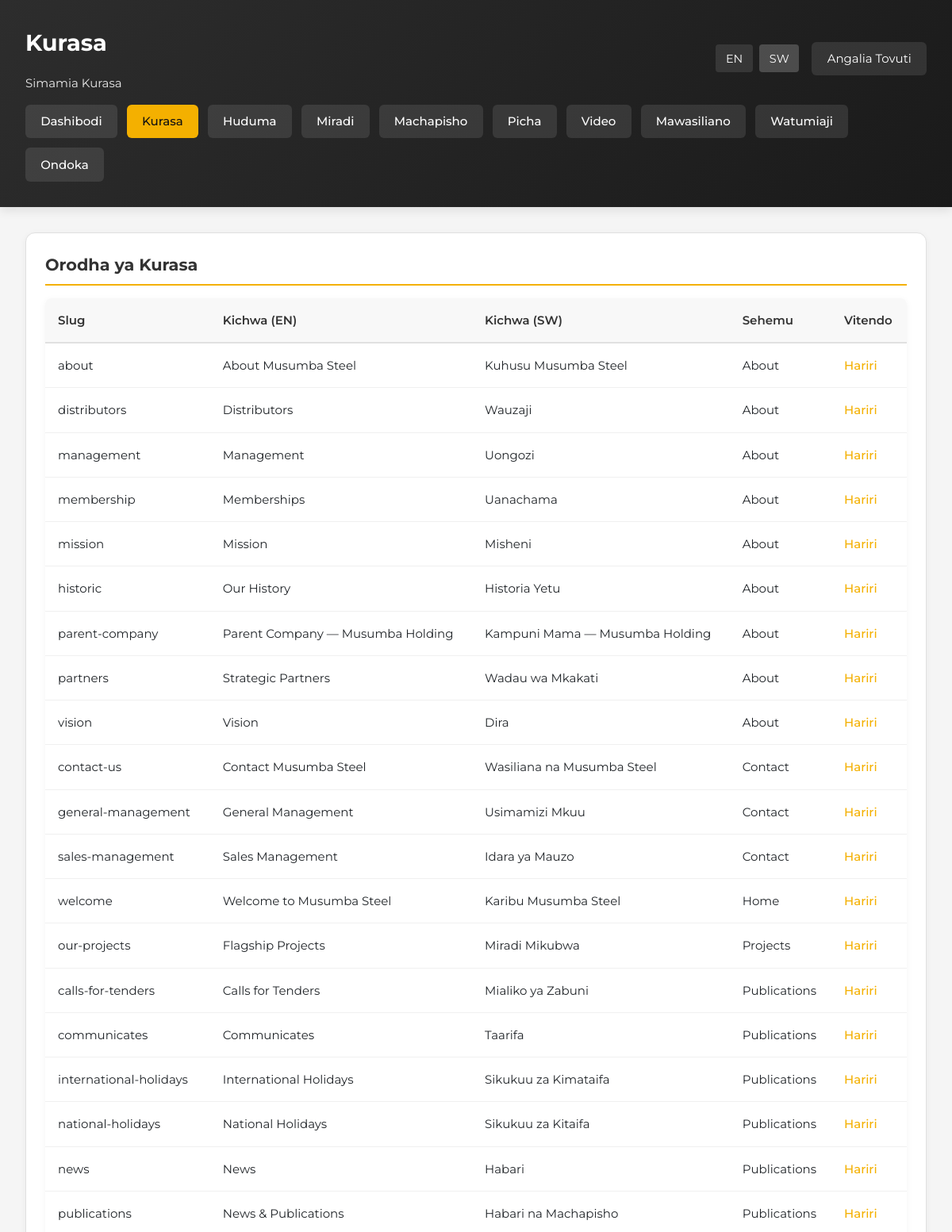
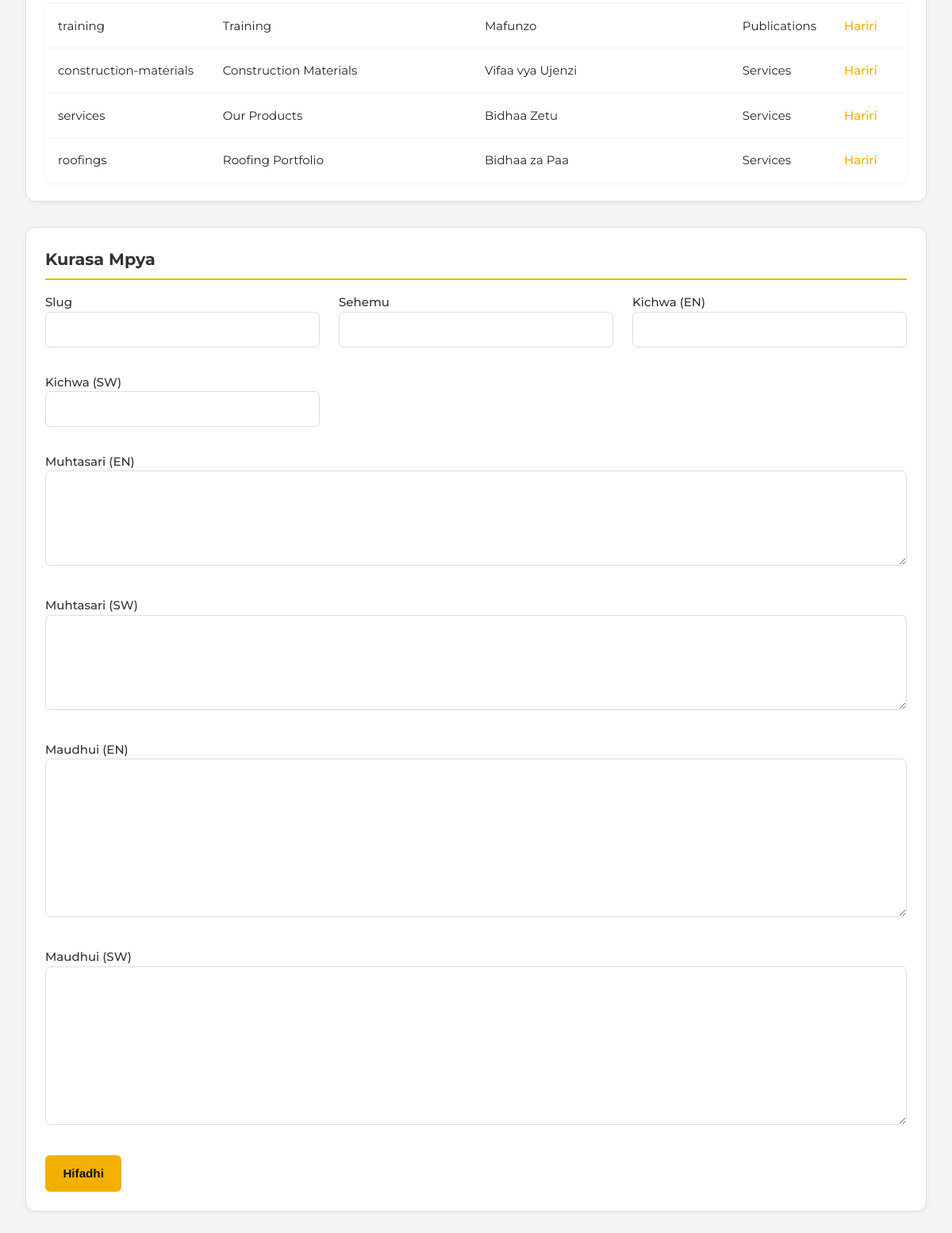
/admin/pages.php?lang=sw (signed in), run on the app's committed database (2 pictures, top to bottom).
### tables this page shows
CREATE TABLE IF NOT EXISTS pages (
    id INT AUTO_INCREMENT PRIMARY KEY,
    slug VARCHAR(120) NOT NULL UNIQUE,
    section VARCHAR(120) NOT NULL,
    title_en VARCHAR(255) NOT NULL,
    title_sw VARCHAR(255) NOT NULL,
    summary_en TEXT,
    summary_sw TEXT,
    content_en LONGTEXT,
    content_sw LONGTEXT,
    created_at TIMESTAMP DEFAULT CURRENT_TIMESTAMP,
    updated_at TIMESTAMP DEFAULT CURRENT_TIMESTAMP ON UPDATE CURRENT_TIMESTAMP
);

### includes/helpers.php (called while the page is built, shortened)
<?php
require_once __DIR__ . '/../config/config.php';
function currentLang(): string
{
    return $_SESSION['lang'] ?? 'en';
}
function t(string $key): string
{
    static $dictionary;
    if ($dictionary === null) {
        $dictionary = include __DIR__ . '/translations.php';
    }
    $lang = currentLang();
    return $dictionary[$key][$lang] ?? $key;
}

### config/config.php (called while the page is built, shortened)
<?php
function db(): mysqli
{
    static $connection;
    if ($connection instanceof mysqli) {
        return $connection;
    }
    $connection = new mysqli(DB_HOST, DB_USER, DB_PASS, DB_NAME);
    $connection->set_charset('utf8mb4');
    return $connection;
}
function query(string $sql, array $params = [])
{
    $connection = db();
    if (!$params) {
        return $connection->query($sql);
    }
    $stmt = $connection->prepare($sql);
    $types = '';
    $values = [];
    $stmt->bind_param($types, ...$values);
    $stmt->execute();
    return $stmt->get_result();
}

### admin/pages.php (the view, shortened to what this page needs)
<?php
require_once __DIR__ . '/../includes/helpers.php';
$lang = currentLang();
$pagesResult = query('SELECT * FROM pages ORDER BY section, title_en');
$pagesList = [];
if ($pagesResult) {
    while ($row = $pagesResult->fetch_assoc()) {
        $pagesList[] = $row;
    }
}
$editing = null;
?>
<!DOCTYPE html>
<html lang="<?= $lang === 'sw' ? 'sw' : 'en'; ?>">
<head>
    <link rel="stylesheet" href="../assets/css/style.css">
</head>
<body>
    <div class="admin-header">
        <div class="user-info">
            <div>
                <h1><?= t('admin.pages'); ?></h1>
                <p style="margin: 0; opacity: 0.9;"><?= t('admin.manage_pages'); ?></p>
            </div>
            <div style="display: flex; gap: 1rem; align-items: center;">
                <div class="language-switch" style="display: flex; gap: 0.5rem;">
                    <a class="<?= $lang === 'en' ? 'active' : ''; ?>" href="?lang=en<?= isset($_GET['edit']) ? '&edit=' . urlencode($_GET['edit']) : ''; ?>" style="color: white; text-decoration: none; padding: 0.4rem 0.8rem; background: <?= $lang === 'en' ? 'rgba(255,255,255,0.2)' : 'rgba(255,255,255,0.1)'; ?>; border-radius: 4px; font-size: 0.9rem;">EN</a>
                    <a class="<?= $lang === 'sw' ? 'active' : ''; ?>" href="?lang=sw<?= isset($_GET['edit']) ? '&edit=' . urlencode($_GET['edit']) : ''; ?>" style="color: white; text-decoration: none; padding: 0.4rem 0.8rem; background: <?= $lang === 'sw' ? 'rgba(255,255,255,0.2)' : 'rgba(255,255,255,0.1)'; ?>; border-radius: 4px; font-size: 0.9rem;">SW</a>
                </div>
                <a href="../index.php?lang=<?= $lang; ?>" style="color: white; text-decoration: none; padding: 0.6rem 1.2rem; background: rgba(255,255,255,0.1); border-radius: 6px;"><?= t('admin.view_site'); ?></a>
            </div>
        </div>
        <nav class="admin-nav">
            <a href="dashboard.php?lang=<?= $lang; ?>"><?= t('admin.dashboard'); ?></a>
            <a href="pages.php?lang=<?= $lang; ?>" style="background: var(--primary); color: #111;"><?= t('admin.pages'); ?></a>
            <a href="services.php?lang=<?= $lang; ?>"><?= t('admin.services'); ?></a>
            <a href="projects.php?lang=<?= $lang; ?>"><?= t('admin.projects'); ?></a>
            <a href="publications.php?lang=<?= $lang; ?>"><?= t('admin.publications'); ?></a>
            <a href="pictures.php?lang=<?= $lang; ?>"><?= t('admin.pictures'); ?></a>
            <a href="videos.php?lang=<?= $lang; ?>"><?= t('admin.videos'); ?></a>
            <a href="contacts.php?lang=<?= $lang; ?>"><?= t('admin.contacts'); ?></a>
            <a href="users.php?lang=<?= $lang; ?>"><?= t('admin.users'); ?></a>
            <a href="logout.php"><?= t('admin.logout'); ?></a>
        </nav>
    </div>
    <div class="admin-layout">
        <section class="dashboard-section">
            <h2><?= t('admin.pages_list'); ?></h2>
        <table>
            <thead>
                <tr>
                    <th><?= t('admin.slug'); ?></th>
                        <th><?= t('admin.title_en'); ?></th>
                        <th><?= t('admin.title_sw'); ?></th>
                    <th><?= t('admin.section'); ?></th>
                        <th><?= t('admin.actions'); ?></th>
                </tr>
            </thead>
            <tbody>
                    <?php if (empty($pagesList)): ?>
                        <tr>
                            <td colspan="5" style="text-align: center; color: #999; padding: 2rem;">
                                <?= t('admin.no_pages'); ?>
                            </td>
                        </tr>
                    <?php else: ?>
                        <?php foreach ($pagesList as $row): ?>
                    <tr>
                        <td><?= htmlspecialchars($row['slug']); ?></td>
                        <td><?= htmlspecialchars($row['title_en']); ?></td>
                        <td><?= htmlspecialchars($row['title_sw']); ?></td>
                                <td><?= htmlspecialchars(ucfirst($row['section'])); ?></td>
                                <td><a href="?lang=<?= $lang; ?>&edit=<?= urlencode($row['slug']); ?>"><?= t('admin.edit'); ?></a></td>
                    </tr>
                        <?php endforeach; ?>
                    <?php endif; ?>
            </tbody>
        </table>
        </section>
        <section class="dashboard-section">
            <h2><?= $editing ? t('admin.edit_page') : t('admin.new_page'); ?></h2>
        <form method="post">
                <div class="form-grid">
            <label>
                <?= t('admin.slug'); ?>
                        <input type="text" name="slug" value="<?= htmlspecialchars($editing['slug'] ?? ''); ?>" <?= $editing ? 'readonly' : ''; ?> required>
            </label>
            <label>
                <?= t('admin.section'); ?>
                        <input type="text" name="section" value="<?= htmlspecialchars($editing['section'] ?? ''); ?>" required>
            </label>
            <label>
                        <?= t('admin.title_en'); ?>
                        <input type="text" name="title_en" value="<?= htmlspecialchars($editing['title_en'] ?? ''); ?>" required>
            </label>
            <label>
                        <?= t('admin.title_sw'); ?>
                        <input type="text" name="title_sw" value="<?= htmlspecialchars($editing['title_sw'] ?? ''); ?>" required>
            </label>
                    <label class="form-full-width">
                        <?= t('admin.summary_en'); ?>
                <textarea name="summary_en"><?= htmlspecialchars($editing['summary_en'] ?? ''); ?></textarea>
            </label>
                    <label class="form-full-width">
                        <?= t('admin.summary_sw'); ?>
                <textarea name="summary_sw"><?= htmlspecialchars($editing['summary_sw'] ?? ''); ?></textarea>
            </label>
                    <label class="form-full-width">
                        <?= t('admin.content_en'); ?>
                        <textarea name="content_en" style="min-height: 200px;"><?= htmlspecialchars($editing['content_en'] ?? ''); ?></textarea>
            </label>
                    <label class="form-full-width">
                        <?= t('admin.content_sw'); ?>
                        <textarea name="content_sw" style="min-height: 200px;"><?= htmlspecialchars($editing['content_sw'] ?? ''); ?></textarea>
            </label>
                </div>
                <button class="btn primary" type="submit"><?= t('admin.save'); ?></button>
        </form>
        </section>
    </div>
</body>
</html>

### assets/css/style.css (style rules this page uses)
:root { --brand-dark: #1a1a1a; --brand-steel: #2d2d2d; --brand-gold: #f4b000; --brand-gold-dark: #c98900; --brand-gold-bright: #ffc933; --brand-gray: #f2f2f2; --ink: #212529; --muted: #5c6770; --line: #dde2e8; --white: #ffffff; --max-width: 1200px; --steel: var(--brand-dark); --gold: var(--brand-gold); --gold-bright: var(--brand-gold-bright); --gold-dark: var(--brand-gold-dark); --primary: var(--brand-gold); --primary-dark: var(--brand-gold-dark); --paper: #fff; --alaf-navy: var(--brand-dark); --alaf-blue: var(--brand-gold); --alaf-blue-mid: var(--brand-gold-dark); --alaf-gray: var(--brand-gray); }
* { box-sizing: border-box; margin: 0; padding: 0; }
html, body { overflow-x: hidden; }
body { font-family: 'Titillium Web', Arial, Helvetica, sans-serif; color: var(--ink); background: #fff; line-height: 1.55; font-size: 15px; }
a { color: inherit; }
.btn { display: inline-flex; align-items: center; justify-content: center; text-decoration: none; font-weight: 700; padding: .75rem 1.2rem; border: 2px solid transparent; }
.btn.primary { background: var(--brand-gold); color: #111; }

### admin/pages.php (style rules this page uses)
body { background: #f5f5f5; font-family: 'Montserrat', sans-serif; }
.admin-header { background: linear-gradient(135deg, #2d2d2d 0%, #1a1a1a 100%); color: white; padding: 2rem; margin-bottom: 2rem; box-shadow: 0 4px 12px rgba(0, 0, 0, 0.1); }
.admin-header h1 { margin: 0 0 1rem 0; font-size: 1.8rem; }
.admin-header .user-info { display: flex; justify-content: space-between; align-items: center; flex-wrap: wrap; gap: 1rem; }
.admin-nav { display: flex; flex-wrap: wrap; gap: 0.75rem; margin-top: 1rem; }
.admin-nav a { padding: 0.6rem 1.2rem; background: rgba(255, 255, 255, 0.1); color: white; text-decoration: none; border-radius: 6px; font-weight: 500; transition: background 0.2s ease; }
.admin-layout { max-width: 1400px; margin: 0 auto; padding: 0 2rem 2rem; }
.dashboard-section { background: white; border-radius: 12px; padding: 1.5rem; border: 1px solid #e0e0e0; box-shadow: 0 2px 8px rgba(0, 0, 0, 0.05); margin-bottom: 2rem; }
.dashboard-section h2 { margin: 0 0 1rem 0; color: #333; font-size: 1.3rem; border-bottom: 2px solid var(--primary); padding-bottom: 0.5rem; }
table { width: 100%; border-collapse: collapse; background: white; border-radius: 8px; overflow: hidden; box-shadow: 0 2px 8px rgba(0, 0, 0, 0.05); }
table thead { background: #f8f8f8; }
table th { padding: 1rem; text-align: left; font-weight: 600; color: #333; border-bottom: 2px solid #e0e0e0; }
table td { padding: 1rem; border-bottom: 1px solid #f0f0f0; }
table tbody tr:last-child td { border-bottom: none; }
table a { color: var(--primary); text-decoration: none; font-weight: 500; }
.form-grid { display: grid; grid-template-columns: repeat(auto-fit, minmax(300px, 1fr)); gap: 1.5rem; margin-bottom: 1.5rem; }
.form-full-width { grid-column: 1 / -1; }
label { display: block; margin-bottom: 0.5rem; font-weight: 500; color: #333; }
input[type="text"], textarea { width: 100%; padding: 0.75rem; border: 1px solid #ddd; border-radius: 6px; font-size: 0.95rem; font-family: inherit; transition: border-color 0.2s ease; }
textarea { min-height: 120px; resize: vertical; }
.btn { padding: 0.9rem 1.4rem; border-radius: 6px; text-decoration: none; font-weight: 600; border: none; cursor: pointer; font-size: 0.95rem; transition: background 0.2s ease; }
.btn.primary { background: var(--primary); color: #111; }

### data on the page
pages: slug "about", title_en "About Musumba Steel", title_sw "Kuhusu Musumba Steel", section "About"
pages: slug "distributors", title_en "Distributors", title_sw "Wauzaji", section "About"
pages: slug "management", title_en "Management", title_sw "Uongozi", section "About"
pages: slug "membership", title_en "Memberships", title_sw "Uanachama", section "About"
pages: slug "mission", title_en "Mission", title_sw "Misheni", section "About"
pages: slug "historic", title_en "Our History", title_sw "Historia Yetu", section "About"
pages: slug "parent-company", title_en "Parent Company — Musumba Holding", title_sw "Kampuni Mama — Musumba Holding", section "About"
pages: slug "partners", title_en "Strategic Partners", title_sw "Wadau wa Mkakati", section "About"
pages: slug "vision", title_en "Vision", title_sw "Dira", section "About"
pages: slug "contact-us", title_en "Contact Musumba Steel", title_sw "Wasiliana na Musumba Steel", section "Contact"
pages: slug "general-management", title_en "General Management", title_sw "Usimamizi Mkuu", section "Contact"
pages: slug "sales-management", title_en "Sales Management", title_sw "Idara ya Mauzo", section "Contact"
pages: slug "welcome", title_en "Welcome to Musumba Steel", title_sw "Karibu Musumba Steel", section "Home"
pages: slug "our-projects", title_en "Flagship Projects", title_sw "Miradi Mikubwa", section "Projects"
pages: slug "calls-for-tenders", title_en "Calls for Tenders", title_sw "Mialiko ya Zabuni", section "Publications"
pages: slug "communicates", title_en "Communicates", title_sw "Taarifa", section "Publications"
pages: slug "international-holidays", title_en "International Holidays", title_sw "Sikukuu za Kimataifa", section "Publications"
pages: slug "national-holidays", title_en "National Holidays", title_sw "Sikukuu za Kitaifa", section "Publications"
pages: slug "news", title_en "News", title_sw "Habari", section "Publications"
pages: slug "publications", title_en "News & Publications", title_sw "Habari na Machapisho", section "Publications"
pages: slug "training", title_en "Training", title_sw "Mafunzo", section "Publications"
pages: slug "construction-materials", title_en "Construction Materials", title_sw "Vifaa vya Ujenzi", section "Services"
pages: slug "services", title_en "Our Products", title_sw "Bidhaa Zetu", section "Services"
pages: slug "roofings", title_en "Roofing Portfolio", title_sw "Bidhaa za Paa", section "Services"

### other printed values
t('admin.pages') "Kurasa"
t('admin.manage_pages') "Simamia Kurasa"
t('admin.view_site') "Angalia Tovuti"
t('admin.dashboard') "Dashibodi"
t('admin.services') "Huduma"
t('admin.projects') "Miradi"
t('admin.publications') "Machapisho"
t('admin.pictures') "Picha"
t('admin.videos') "Video"
t('admin.contacts') "Mawasiliano"
t('admin.users') "Watumiaji"
t('admin.logout') "Ondoka"
t('admin.pages_list') "Orodha ya Kurasa"
t('admin.slug') "Slug"
t('admin.title_en') "Kichwa (EN)"
